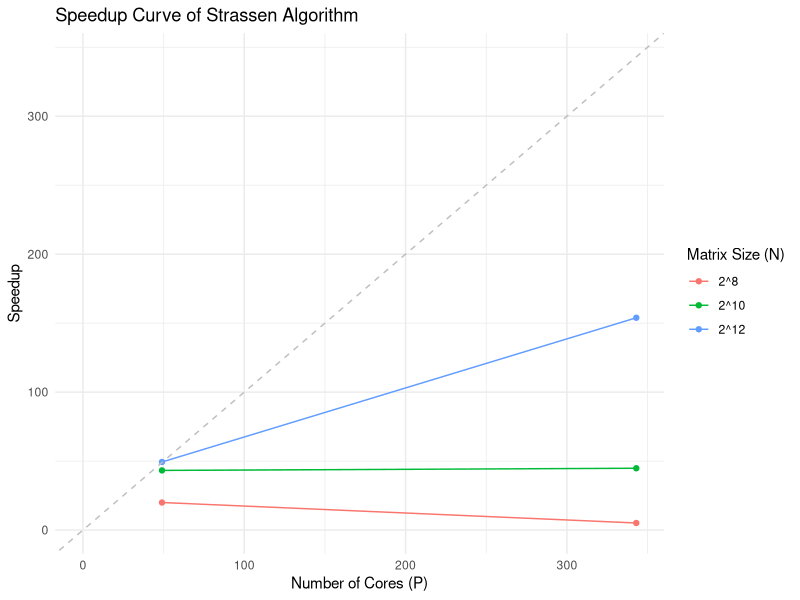

Recreate this plot in R.
library(tidyverse)

# Create a data frame with the results
results <- data.frame(
  N = c(rep(2^8, 3), rep(2^10, 3), rep(2^12, 3)),
  P = c(7, 49, 343, 7, 49, 343, 7, 49, 343),
  Time = c(0.029430, 0.010317, 0.040137, 
           1.757423, 0.284435, 0.274502, 
           63.811983, 9.049598, 2.902417)) %>%
  group_by(N) %>%
  # speedup is define by 7 * time(P=7) / time(P)
  mutate(Speedup = 7 * Time[1] / Time) %>%
  # drop observations with P = 7
  filter(P != 7) %>%
  # drop the time column
  ungroup()



# Plot the speedup curve
graph <- ggplot(results, aes(x = P, y = Speedup, group = N, color = as.factor(N))) +
  geom_line() +
  geom_point() +
  scale_x_continuous(breaks = seq(0, 343, by = 100), limits = c(0, 343)) +
  scale_y_continuous(breaks = seq(0, 343, by = 100), limits = c(0, 343)) +
  # also plot the dash diagonal line
  geom_abline(intercept = 0, slope = 1, linetype = "dashed", color = "gray") +
  scale_color_discrete(name = "Matrix Size (N)", labels = c("2^8", "2^10", "2^12")) +
  labs(title = "Speedup Curve of Strassen Algorithm", x = "Number of Cores (P)", y = "Speedup") +
  theme_minimal()

# Save the plot
ggsave("~/project4/report/speedup_curve.png", graph, width = 5, height = 4, dpi = 200)
